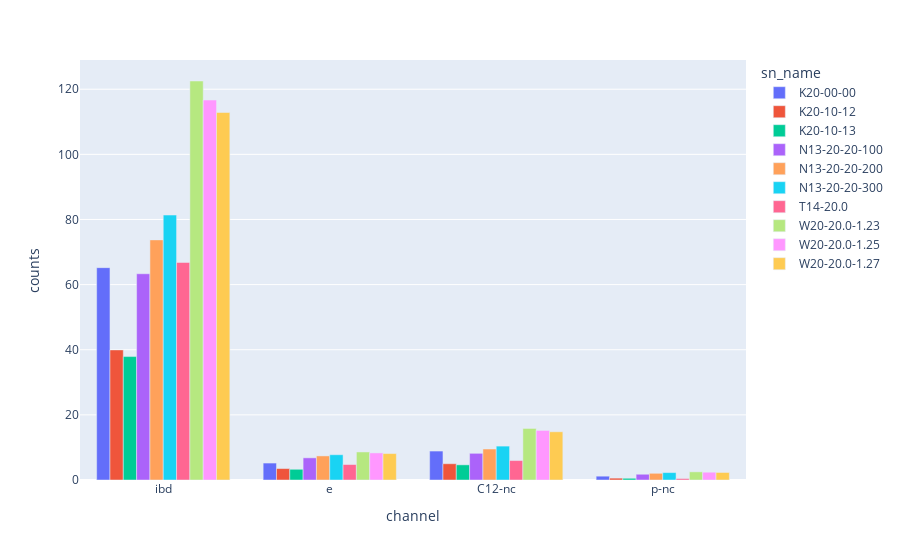

Notebook source saved alongside this figure:
### Code cell
small_bars = no_Fornax[no_Fornax.channel.isin(bar_channels)]
bars = px.bar(small_bars, x='channel', y='counts', color='sn_name', barmode='group')
bars

### Figure 1 — Plotly figure (JSON) as saved in the notebook; plotly's stock layout.template omitted (floating-point values rounded to 4 significant figures)
{"data": [{"alignmentgroup": "True", "hovertemplate": "sn_name=K20-00-00<br>channel=%{x}<br>counts=%{y}<extra></extra>", "legendgroup": "K20-00-00", "marker": {"color": "#636efa", "pattern": {"shape": ""}}, "name": "K20-00-00", "offsetgroup": "K20-00-00", "orientation": "v", "showlegend": true, "textposition": "auto", "type": "bar", "x": ["ibd", "e", "C12-nc", "p-nc"], "xaxis": "x", "y": [65.2, 5.203, 8.887, 1.174], "yaxis": "y"}, {"alignmentgroup": "True", "hovertemplate": "sn_name=K20-10-12<br>channel=%{x}<br>counts=%{y}<extra></extra>", "legendgroup": "K20-10-12", "marker": {"color": "#EF553B", "pattern": {"shape": ""}}, "name": "K20-10-12", "offsetgroup": "K20-10-12", "orientation": "v", "showlegend": true, "textposition": "auto", "type": "bar", "x": ["ibd", "e", "C12-nc", "p-nc"], "xaxis": "x", "y": [39.94, 3.512, 4.998, 0.575], "yaxis": "y"}, {"alignmentgroup": "True", "hovertemplate": "sn_name=K20-10-13<br>channel=%{x}<br>counts=%{y}<extra></extra>", "legendgroup": "K20-10-13", "marker": {"color": "#00cc96", "pattern": {"shape": ""}}, "name": "K20-10-13", "offsetgroup": "K20-10-13", "orientation": "v", "showlegend": true, "textposition": "auto", "type": "bar", "x": ["ibd", "e", "C12-nc", "p-nc"], "xaxis": "x", "y": [37.9, 3.291, 4.656, 0.5274], "yaxis": "y"}, {"alignmentgroup": "True", "hovertemplate": "sn_name=N13-20-20-100<br>channel=%{x}<br>counts=%{y}<extra></extra>", "legendgroup": "N13-20-20-100", "marker": {"color": "#ab63fa", "pattern": {"shape": ""}}, "name": "N13-20-20-100", "offsetgroup": "N13-20-20-100", "orientation": "v", "showlegend": true, "textposition": "auto", "type": "bar", "x": ["ibd", "e", "C12-nc", "p-nc"], "xaxis": "x", "y": [63.33, 6.808, 8.192, 1.769], "yaxis": "y"}, {"alignmentgroup": "True", "hovertemplate": "sn_name=N13-20-20-200<br>channel=%{x}<br>counts=%{y}<extra></extra>", "legendgroup": "N13-20-20-200", "marker": {"color": "#FFA15A", "pattern": {"shape": ""}}, "name": "N13-20-20-200", "offsetgroup": "N13-20-20-200", "orientation": "v", "showlegend": true, "textposition": "auto", "type": "bar", "x": ["ibd", "e", "C12-nc", "p-nc"], "xaxis": "x", "y": [73.74, 7.397, 9.514, 2.056], "yaxis": "y"}, {"alignmentgroup": "True", "hovertemplate": "sn_name=N13-20-20-300<br>channel=%{x}<br>counts=%{y}<extra></extra>", "legendgroup": "N13-20-20-300", "marker": {"color": "#19d3f3", "pattern": {"shape": ""}}, "name": "N13-20-20-300", "offsetgroup": "N13-20-20-300", "orientation": "v", "showlegend": true, "textposition": "auto", "type": "bar", "x": ["ibd", "e", "C12-nc", "p-nc"], "xaxis": "x", "y": [81.36, 7.76, 10.41, 2.277], "yaxis": "y"}, {"alignmentgroup": "True", "hovertemplate": "sn_name=T14-20.0<br>channel=%{x}<br>counts=%{y}<extra></extra>", "legendgroup": "T14-20.0", "marker": {"color": "#FF6692", "pattern": {"shape": ""}}, "name": "T14-20.0", "offsetgroup": "T14-20.0", "orientation": "v", "showlegend": true, "textposition": "auto", "type": "bar", "x": ["ibd", "e", "C12-nc", "p-nc"], "xaxis": "x", "y": [66.8, 4.752, 5.971, 0.4439], "yaxis": "y"}, {"alignmentgroup": "True", "hovertemplate": "sn_name=W20-20.0-1.23<br>channel=%{x}<br>counts=%{y}<extra></extra>", "legendgroup": "W20-20.0-1.23", "marker": {"color": "#B6E880", "pattern": {"shape": ""}}, "name": "W20-20.0-1.23", "offsetgroup": "W20-20.0-1.23", "orientation": "v", "showlegend": true, "textposition": "auto", "type": "bar", "x": ["ibd", "e", "C12-nc", "p-nc"], "xaxis": "x", "y": [122.5, 8.612, 15.83, 2.509], "yaxis": "y"}, {"alignmentgroup": "True", "hovertemplate": "sn_name=W20-20.0-1.25<br>channel=%{x}<br>counts=%{y}<extra></extra>", "legendgroup": "W20-20.0-1.25", "marker": {"color": "#FF97FF", "pattern": {"shape": ""}}, "name": "W20-20.0-1.25", "offsetgroup": "W20-20.0-1.25", "orientation": "v", "showlegend": true, "textposition": "auto", "type": "bar", "x": ["ibd", "e", "C12-nc", "p-nc"], "xaxis": "x", "y": [116.7, 8.32, 15.22, 2.393], "yaxis": "y"}, {"alignmentgroup": "True", "hovertemplate": "sn_name=W20-20.0-1.27<br>channel=%{x}<br>counts=%{y}<extra></extra>", "legendgroup": "W20-20.0-1.27", "marker": {"color": "#FECB52", "pattern": {"shape": ""}}, "name": "W20-20.0-1.27", "offsetgroup": "W20-20.0-1.27", "orientation": "v", "showlegend": true, "textposition": "auto", "type": "bar", "x": ["ibd", "e", "C12-nc", "p-nc"], "xaxis": "x", "y": [112.9, 8.125, 14.81, 2.315], "yaxis": "y"}], "layout": {"barmode": "group", "legend": {"title": {"text": "sn_name"}, "tracegroupgap": 0}, "margin": {"t": 60}, "xaxis": {"anchor": "y", "domain": [0, 1], "title": {"text": "channel"}}, "yaxis": {"anchor": "x", "domain": [0, 1], "title": {"text": "counts"}}}}
